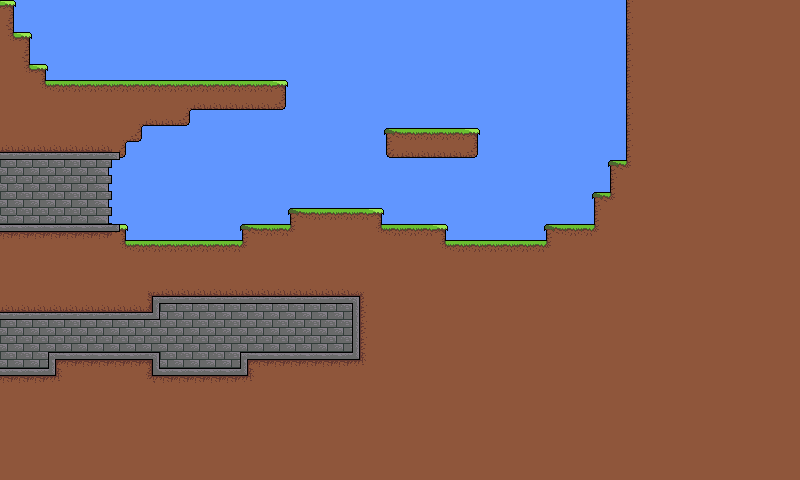

This game map was drawn from its Tiled (.tmx) file and the tilesets committed beside it. A one-line description and the trimmed map source follow:
An orthogonal 50x30 tile map with 16x16 px tiles, 2 tile layers (Tile Layer 1, Tile Layer 2) and 23 objects.

<map version="1.0" orientation="orthogonal" renderorder="right-down" width="50" height="30" tilewidth="16" tileheight="16" backgroundcolor="#6196ff" nextobjectid="37">
 <tileset firstgid="1" name="retro-terrain" tilewidth="16" tileheight="16" tilecount="256" columns="16">
  <image source="textures/retro-terrain.png" width="256" height="256" />
  <terraintypes>
   <terrain name="grass" tile="-1" />
   <terrain name="bricks" tile="-1" />
  </terraintypes>
  <tile id="0" terrain=",,,0" />
  <tile id="1" terrain=",,0,0" />
  <tile id="2" terrain=",,0," />
  <tile id="3" terrain="0,0,0," />
  <tile id="4" terrain="0,0,,0" />
  <tile id="16" terrain=",0,,0" />
  <tile id="17" terrain="0,0,0,0" />
  <tile id="18" terrain="0,,0," />
  <tile id="19" terrain="0,,0,0" />
  <tile id="20" terrain=",0,0,0" />
  <tile id="22">
   <animation>
    <frame tileid="22" duration="100" />
    <frame tileid="23" duration="100" />
    <frame tileid="24" duration="100" />
    <frame tileid="25" duration="100" />
    <frame tileid="26" duration="100" />
    <frame tileid="27" duration="100" />
    <frame tileid="28" duration="100" />
    <frame tileid="29" duration="100" />
   </animation>
  </tile>
  <tile id="32" terrain=",0,," />
  <tile id="33" terrain="0,0,," />
  <tile id="34" terrain="0,,," />
  <tile id="48" terrain="0,0,0,1" />
  <tile id="49" terrain="0,0,1,1" />
  <tile id="50" terrain="0,0,1,0" />
  <tile id="51" terrain="1,1,1,0" />
  <tile id="52" terrain="1,1,0,1" />
  <tile id="64" terrain="0,1,0,1" />
  <tile id="65" terrain="1,1,1,1" />
  <tile id="66" terrain="1,0,1,0" />
  <tile id="67" terrain="1,0,1,1" />
  <tile id="68" terrain="0,1,1,1" />
  <tile id="80" terrain="0,1,0,0" />
  <tile id="81" terrain="1,1,0,0" />
  <tile id="82" terrain="1,0,0,0" />
  <tile id="96" terrain=",,,1" />
  <tile id="97" terrain=",,1,1" />
  <tile id="98" terrain=",,1," />
  <tile id="99" terrain="1,1,1," />
  <tile id="100" terrain="1,1,,1" />
  <tile id="112" terrain=",1,,1" />
  <tile id="113" terrain="1,1,1,1" />
  <tile id="114" terrain="1,,1," />
  <tile id="115" terrain="1,,1,1" />
  <tile id="116" terrain=",1,1,1" />
  <tile id="128" terrain=",1,," />
  <tile id="129" terrain="1,1,," />
  <tile id="130" terrain="1,,," />
 </tileset>
 <layer name="Tile Layer 1" width="50" height="30">
  <data>[1500 cells, 1032 non-empty, 23 distinct tile ids]</data>
 </layer>
 <layer name="Tile Layer 2" width="50" height="30">
  <data>[1500 cells, 44 non-empty, 7 distinct tile ids]</data>
 </layer>
 <objectgroup name="collider-layer" visible="0">
  <object id="1" x="0" y="0" width="16" height="32" />
  <object id="2" x="0" y="32" width="32" height="32" />
  <object id="3" x="0" y="64" width="48" height="16" />
  <object id="4" x="0" y="80" width="288" height="32" />
  <object id="5" x="0" y="112" width="192" height="16" />
  <object id="6" x="0" y="128" width="144" height="16" />
  <object id="7" x="0" y="144" width="128" height="16" />
  <object id="9" x="0" y="224" width="128" height="16" />
  <object id="10" x="0" y="240" width="800" height="64" />
  <object id="12" x="0" y="304" width="160" height="16" />
  <object id="13" x="352" y="304" width="448" height="176" />
  <object id="14" x="240" y="352" width="112" height="128" />
  <object id="15" x="0" y="368" width="240" height="112" />
  <object id="16" x="48" y="352" width="112" height="16" />
  <object id="17" x="240" y="224" width="208" height="16" />
  <object id="18" x="288" y="208" width="96" height="16" />
  <object id="19" x="384" y="128" width="96" height="32" />
  <object id="20" x="544" y="224" width="256" height="16" />
  <object id="21" x="624" y="0" width="176" height="224" />
  <object id="22" x="608" y="160" width="16" height="64" />
  <object id="23" x="592" y="192" width="16" height="32" />
 </objectgroup>
 <objectgroup name="Object Layer">
  <object id="31" gid="23" x="288" y="176" width="16" height="16" />
  <object id="32" gid="23" x="352" y="144" width="16" height="16" />
 </objectgroup>
</map>
